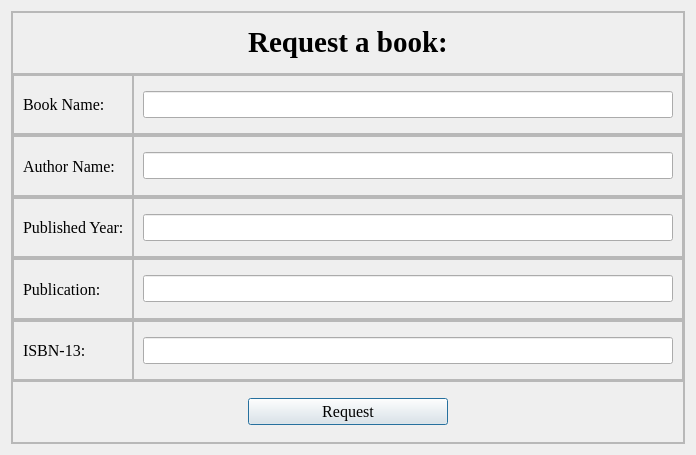
<?xml version="1.0" encoding="UTF-8"?>
<ui version="4.0">
 <class>Request</class>
 <widget class="QDialog" name="Request">
  <property name="geometry">
   <rect>
    <x>0</x>
    <y>0</y>
    <width>696</width>
    <height>455</height>
   </rect>
  </property>
  <property name="windowTitle">
   <string>Dialog</string>
  </property>
  <property name="styleSheet">
   <string notr="true"/>
  </property>
  <layout class="QHBoxLayout" name="horizontalLayout_14">
   <item>
    <widget class="QFrame" name="frame">
     <property name="frameShape">
      <enum>QFrame::StyledPanel</enum>
     </property>
     <property name="frameShadow">
      <enum>QFrame::Raised</enum>
     </property>
     <layout class="QVBoxLayout" name="verticalLayout_2">
      <property name="spacing">
       <number>0</number>
      </property>
      <property name="leftMargin">
       <number>0</number>
      </property>
      <property name="topMargin">
       <number>0</number>
      </property>
      <property name="rightMargin">
       <number>0</number>
      </property>
      <property name="bottomMargin">
       <number>0</number>
      </property>
      <item>
       <widget class="QFrame" name="frame_2">
        <property name="frameShape">
         <enum>QFrame::StyledPanel</enum>
        </property>
        <property name="frameShadow">
         <enum>QFrame::Raised</enum>
        </property>
        <layout class="QHBoxLayout" name="horizontalLayout">
         <property name="spacing">
          <number>0</number>
         </property>
         <property name="leftMargin">
          <number>0</number>
         </property>
         <property name="topMargin">
          <number>0</number>
         </property>
         <property name="rightMargin">
          <number>0</number>
         </property>
         <property name="bottomMargin">
          <number>0</number>
         </property>
         <item>
          <widget class="QLabel" name="label">
           <property name="sizePolicy">
            <sizepolicy hsizetype="Preferred" vsizetype="Preferred">
             <horstretch>0</horstretch>
             <verstretch>0</verstretch>
            </sizepolicy>
           </property>
           <property name="font">
            <font>
             <family>Times New Roman</family>
             <pointsize>24</pointsize>
             <bold>true</bold>
            </font>
           </property>
           <property name="text">
            <string>&lt;html&gt;&lt;head/&gt;&lt;body&gt;&lt;p align=&quot;center&quot;&gt;&lt;span style=&quot; font-size:22pt;&quot;&gt;Request a book:&lt;/span&gt;&lt;/p&gt;&lt;/body&gt;&lt;/html&gt;</string>
           </property>
          </widget>
         </item>
        </layout>
       </widget>
      </item>
      <item>
       <widget class="QFrame" name="frame_6">
        <property name="frameShape">
         <enum>QFrame::StyledPanel</enum>
        </property>
        <property name="frameShadow">
         <enum>QFrame::Raised</enum>
        </property>
        <layout class="QHBoxLayout" name="horizontalLayout_2">
         <property name="spacing">
          <number>0</number>
         </property>
         <property name="leftMargin">
          <number>0</number>
         </property>
         <property name="topMargin">
          <number>0</number>
         </property>
         <property name="rightMargin">
          <number>0</number>
         </property>
         <property name="bottomMargin">
          <number>0</number>
         </property>
         <item>
          <widget class="QFrame" name="frame_8">
           <property name="minimumSize">
            <size>
             <width>120</width>
             <height>0</height>
            </size>
           </property>
           <property name="frameShape">
            <enum>QFrame::StyledPanel</enum>
           </property>
           <property name="frameShadow">
            <enum>QFrame::Raised</enum>
           </property>
           <layout class="QHBoxLayout" name="horizontalLayout_7">
            <item>
             <widget class="QLabel" name="label_2">
              <property name="font">
               <font>
                <family>Times New Roman</family>
                <pointsize>12</pointsize>
               </font>
              </property>
              <property name="text">
               <string>Book Name:</string>
              </property>
             </widget>
            </item>
           </layout>
          </widget>
         </item>
         <item>
          <widget class="QFrame" name="frame_9">
           <property name="frameShape">
            <enum>QFrame::StyledPanel</enum>
           </property>
           <property name="frameShadow">
            <enum>QFrame::Raised</enum>
           </property>
           <layout class="QHBoxLayout" name="horizontalLayout_8">
            <item>
             <widget class="QLineEdit" name="lineEdit_name">
              <property name="font">
               <font>
                <family>Times New Roman</family>
                <pointsize>12</pointsize>
               </font>
              </property>
             </widget>
            </item>
           </layout>
          </widget>
         </item>
        </layout>
       </widget>
      </item>
      <item>
       <widget class="QFrame" name="frame_4">
        <property name="frameShape">
         <enum>QFrame::StyledPanel</enum>
        </property>
        <property name="frameShadow">
         <enum>QFrame::Raised</enum>
        </property>
        <layout class="QHBoxLayout" name="horizontalLayout_3">
         <property name="spacing">
          <number>0</number>
         </property>
         <property name="leftMargin">
          <number>0</number>
         </property>
         <property name="topMargin">
          <number>0</number>
         </property>
         <property name="rightMargin">
          <number>0</number>
         </property>
         <property name="bottomMargin">
          <number>0</number>
         </property>
         <item>
          <widget class="QFrame" name="frame_10">
           <property name="minimumSize">
            <size>
             <width>120</width>
             <height>0</height>
            </size>
           </property>
           <property name="frameShape">
            <enum>QFrame::StyledPanel</enum>
           </property>
           <property name="frameShadow">
            <enum>QFrame::Raised</enum>
           </property>
           <layout class="QHBoxLayout" name="horizontalLayout_9">
            <item>
             <widget class="QLabel" name="label_3">
              <property name="font">
               <font>
                <family>Times New Roman</family>
                <pointsize>12</pointsize>
               </font>
              </property>
              <property name="text">
               <string>Author Name:</string>
              </property>
             </widget>
            </item>
           </layout>
          </widget>
         </item>
         <item>
          <widget class="QFrame" name="frame_11">
           <property name="frameShape">
            <enum>QFrame::StyledPanel</enum>
           </property>
           <property name="frameShadow">
            <enum>QFrame::Raised</enum>
           </property>
           <layout class="QHBoxLayout" name="horizontalLayout_10">
            <item>
             <widget class="QLineEdit" name="lineEdit_aname">
              <property name="font">
               <font>
                <family>Times New Roman</family>
                <pointsize>12</pointsize>
               </font>
              </property>
             </widget>
            </item>
           </layout>
          </widget>
         </item>
        </layout>
       </widget>
      </item>
      <item>
       <widget class="QFrame" name="frame_5">
        <property name="frameShape">
         <enum>QFrame::StyledPanel</enum>
        </property>
        <property name="frameShadow">
         <enum>QFrame::Raised</enum>
        </property>
        <layout class="QHBoxLayout" name="horizontalLayout_4">
         <property name="spacing">
          <number>0</number>
         </property>
         <property name="leftMargin">
          <number>0</number>
         </property>
         <property name="topMargin">
          <number>0</number>
         </property>
         <property name="rightMargin">
          <number>0</number>
         </property>
         <property name="bottomMargin">
          <number>0</number>
         </property>
         <item>
          <widget class="QFrame" name="frame_12">
           <property name="minimumSize">
            <size>
             <width>120</width>
             <height>0</height>
            </size>
           </property>
           <property name="frameShape">
            <enum>QFrame::StyledPanel</enum>
           </property>
           <property name="frameShadow">
            <enum>QFrame::Raised</enum>
           </property>
           <layout class="QHBoxLayout" name="horizontalLayout_11">
            <item>
             <widget class="QLabel" name="label_4">
              <property name="font">
               <font>
                <family>Times New Roman</family>
                <pointsize>12</pointsize>
               </font>
              </property>
              <property name="text">
               <string>Published Year:</string>
              </property>
             </widget>
            </item>
           </layout>
          </widget>
         </item>
         <item>
          <widget class="QFrame" name="frame_13">
           <property name="minimumSize">
            <size>
             <width>550</width>
             <height>0</height>
            </size>
           </property>
           <property name="frameShape">
            <enum>QFrame::StyledPanel</enum>
           </property>
           <property name="frameShadow">
            <enum>QFrame::Raised</enum>
           </property>
           <layout class="QHBoxLayout" name="horizontalLayout_12">
            <item>
             <widget class="QLineEdit" name="lineEdit_year">
              <property name="font">
               <font>
                <family>Times New Roman</family>
                <pointsize>12</pointsize>
               </font>
              </property>
             </widget>
            </item>
           </layout>
          </widget>
         </item>
        </layout>
       </widget>
      </item>
      <item>
       <widget class="QFrame" name="frame_3">
        <property name="frameShape">
         <enum>QFrame::StyledPanel</enum>
        </property>
        <property name="frameShadow">
         <enum>QFrame::Raised</enum>
        </property>
        <layout class="QHBoxLayout" name="horizontalLayout_5">
         <property name="spacing">
          <number>0</number>
         </property>
         <property name="leftMargin">
          <number>0</number>
         </property>
         <property name="topMargin">
          <number>0</number>
         </property>
         <property name="rightMargin">
          <number>0</number>
         </property>
         <property name="bottomMargin">
          <number>0</number>
         </property>
         <item>
          <widget class="QFrame" name="frame_14">
           <property name="minimumSize">
            <size>
             <width>120</width>
             <height>0</height>
            </size>
           </property>
           <property name="frameShape">
            <enum>QFrame::StyledPanel</enum>
           </property>
           <property name="frameShadow">
            <enum>QFrame::Raised</enum>
           </property>
           <layout class="QHBoxLayout" name="horizontalLayout_13">
            <item>
             <widget class="QLabel" name="label_5">
              <property name="font">
               <font>
                <family>Times New Roman</family>
                <pointsize>12</pointsize>
               </font>
              </property>
              <property name="text">
               <string>Publication:</string>
              </property>
             </widget>
            </item>
           </layout>
          </widget>
         </item>
         <item>
          <widget class="QFrame" name="frame_15">
           <property name="frameShape">
            <enum>QFrame::StyledPanel</enum>
           </property>
           <property name="frameShadow">
            <enum>QFrame::Raised</enum>
           </property>
           <layout class="QHBoxLayout" name="horizontalLayout_15">
            <item>
             <widget class="QLineEdit" name="lineEdit_pub">
              <property name="font">
               <font>
                <family>Times New Roman</family>
                <pointsize>12</pointsize>
               </font>
              </property>
             </widget>
            </item>
           </layout>
          </widget>
         </item>
        </layout>
       </widget>
      </item>
      <item>
       <widget class="QFrame" name="frame_7">
        <property name="frameShape">
         <enum>QFrame::StyledPanel</enum>
        </property>
        <property name="frameShadow">
         <enum>QFrame::Raised</enum>
        </property>
        <layout class="QHBoxLayout" name="horizontalLayout_6">
         <property name="spacing">
          <number>0</number>
         </property>
         <property name="leftMargin">
          <number>0</number>
         </property>
         <property name="topMargin">
          <number>0</number>
         </property>
         <property name="rightMargin">
          <number>0</number>
         </property>
         <property name="bottomMargin">
          <number>0</number>
         </property>
         <item>
          <widget class="QFrame" name="frame_16">
           <property name="minimumSize">
            <size>
             <width>120</width>
             <height>0</height>
            </size>
           </property>
           <property name="frameShape">
            <enum>QFrame::StyledPanel</enum>
           </property>
           <property name="frameShadow">
            <enum>QFrame::Raised</enum>
           </property>
           <layout class="QHBoxLayout" name="horizontalLayout_16">
            <item>
             <widget class="QLabel" name="label_6">
              <property name="font">
               <font>
                <family>Times New Roman</family>
                <pointsize>12</pointsize>
               </font>
              </property>
              <property name="text">
               <string>ISBN-13:</string>
              </property>
             </widget>
            </item>
           </layout>
          </widget>
         </item>
         <item>
          <widget class="QFrame" name="frame_17">
           <property name="frameShape">
            <enum>QFrame::StyledPanel</enum>
           </property>
           <property name="frameShadow">
            <enum>QFrame::Raised</enum>
           </property>
           <layout class="QHBoxLayout" name="horizontalLayout_17">
            <item>
             <widget class="QLineEdit" name="lineEdit_num">
              <property name="font">
               <font>
                <family>Times New Roman</family>
                <pointsize>12</pointsize>
               </font>
              </property>
             </widget>
            </item>
           </layout>
          </widget>
         </item>
        </layout>
       </widget>
      </item>
      <item>
       <widget class="QFrame" name="frame_18">
        <property name="frameShape">
         <enum>QFrame::StyledPanel</enum>
        </property>
        <property name="frameShadow">
         <enum>QFrame::Raised</enum>
        </property>
        <layout class="QHBoxLayout" name="horizontalLayout_18">
         <item>
          <widget class="QPushButton" name="pushButton">
           <property name="maximumSize">
            <size>
             <width>200</width>
             <height>16777215</height>
            </size>
           </property>
           <property name="font">
            <font>
             <family>Times New Roman</family>
             <pointsize>12</pointsize>
            </font>
           </property>
           <property name="text">
            <string>Request</string>
           </property>
          </widget>
         </item>
        </layout>
       </widget>
      </item>
     </layout>
    </widget>
   </item>
  </layout>
 </widget>
 <resources/>
 <connections/>
</ui>
